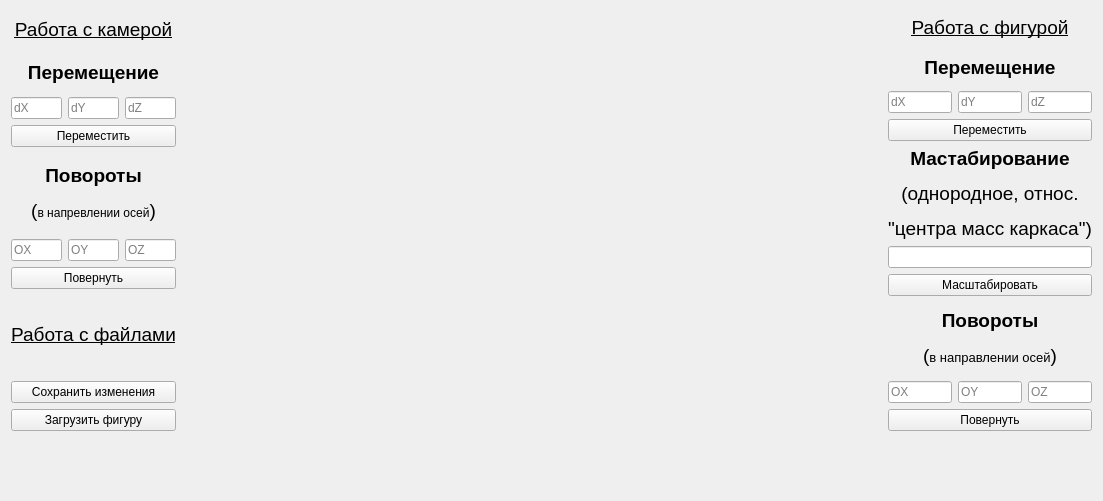
<?xml version="1.0" encoding="UTF-8"?>
<ui version="4.0">
 <class>MajorWindow</class>
 <widget class="QWidget" name="MajorWindow">
  <property name="geometry">
   <rect>
    <x>0</x>
    <y>0</y>
    <width>710</width>
    <height>501</height>
   </rect>
  </property>
  <property name="windowTitle">
   <string>Form</string>
  </property>
  <layout class="QHBoxLayout" name="horizontalLayout">
   <property name="bottomMargin">
    <number>70</number>
   </property>
   <item>
    <layout class="QVBoxLayout" name="verticalLayout_3">
     <item>
      <layout class="QGridLayout" name="gridLayout_4">
       <item row="0" column="0" colspan="3">
        <widget class="QLabel" name="lab_cam_work">
         <property name="sizePolicy">
          <sizepolicy hsizetype="MinimumExpanding" vsizetype="Preferred">
           <horstretch>0</horstretch>
           <verstretch>0</verstretch>
          </sizepolicy>
         </property>
         <property name="text">
          <string>&lt;html&gt;&lt;head/&gt;&lt;body&gt;&lt;p align=&quot;center&quot;&gt;&lt;span style=&quot; font-size:14pt; text-decoration: underline;&quot;&gt;Работа с камерой&lt;/span&gt;&lt;/p&gt;&lt;/body&gt;&lt;/html&gt;</string>
         </property>
        </widget>
       </item>
       <item row="2" column="0">
        <widget class="ColoredLed" name="led_dx_cam">
         <property name="sizePolicy">
          <sizepolicy hsizetype="MinimumExpanding" vsizetype="Fixed">
           <horstretch>0</horstretch>
           <verstretch>0</verstretch>
          </sizepolicy>
         </property>
         <property name="minimumSize">
          <size>
           <width>50</width>
           <height>0</height>
          </size>
         </property>
         <property name="placeholderText">
          <string>dX</string>
         </property>
        </widget>
       </item>
       <item row="2" column="2">
        <widget class="ColoredLed" name="led_dz_cam">
         <property name="sizePolicy">
          <sizepolicy hsizetype="MinimumExpanding" vsizetype="Fixed">
           <horstretch>0</horstretch>
           <verstretch>0</verstretch>
          </sizepolicy>
         </property>
         <property name="minimumSize">
          <size>
           <width>50</width>
           <height>0</height>
          </size>
         </property>
         <property name="placeholderText">
          <string>dZ</string>
         </property>
        </widget>
       </item>
       <item row="2" column="1">
        <widget class="ColoredLed" name="led_dy_cam">
         <property name="sizePolicy">
          <sizepolicy hsizetype="MinimumExpanding" vsizetype="Fixed">
           <horstretch>0</horstretch>
           <verstretch>0</verstretch>
          </sizepolicy>
         </property>
         <property name="minimumSize">
          <size>
           <width>50</width>
           <height>0</height>
          </size>
         </property>
         <property name="placeholderText">
          <string>dY</string>
         </property>
        </widget>
       </item>
       <item row="1" column="0" colspan="3">
        <widget class="QLabel" name="lab_mov_cam">
         <property name="sizePolicy">
          <sizepolicy hsizetype="MinimumExpanding" vsizetype="Preferred">
           <horstretch>0</horstretch>
           <verstretch>0</verstretch>
          </sizepolicy>
         </property>
         <property name="text">
          <string>&lt;html&gt;&lt;head/&gt;&lt;body&gt;&lt;p align=&quot;center&quot;&gt;&lt;span style=&quot; font-size:14pt; font-weight:600;&quot;&gt;Перемещение&lt;/span&gt;&lt;/p&gt;&lt;/body&gt;&lt;/html&gt;</string>
         </property>
        </widget>
       </item>
       <item row="3" column="0" colspan="3">
        <widget class="ActionButton" name="but_mov_cam">
         <property name="sizePolicy">
          <sizepolicy hsizetype="MinimumExpanding" vsizetype="Fixed">
           <horstretch>0</horstretch>
           <verstretch>0</verstretch>
          </sizepolicy>
         </property>
         <property name="text">
          <string>Переместить</string>
         </property>
        </widget>
       </item>
      </layout>
     </item>
     <item>
      <layout class="QGridLayout" name="gridLayout_5">
       <item row="2" column="0" colspan="3">
        <widget class="ActionButton" name="but_rot_cam">
         <property name="sizePolicy">
          <sizepolicy hsizetype="MinimumExpanding" vsizetype="Fixed">
           <horstretch>0</horstretch>
           <verstretch>0</verstretch>
          </sizepolicy>
         </property>
         <property name="text">
          <string>Повернуть</string>
         </property>
        </widget>
       </item>
       <item row="1" column="0">
        <widget class="ColoredLed" name="led_ox_cam">
         <property name="sizePolicy">
          <sizepolicy hsizetype="MinimumExpanding" vsizetype="Fixed">
           <horstretch>0</horstretch>
           <verstretch>0</verstretch>
          </sizepolicy>
         </property>
         <property name="minimumSize">
          <size>
           <width>50</width>
           <height>0</height>
          </size>
         </property>
         <property name="placeholderText">
          <string>OX</string>
         </property>
        </widget>
       </item>
       <item row="1" column="1">
        <widget class="ColoredLed" name="led_oy_cam">
         <property name="sizePolicy">
          <sizepolicy hsizetype="MinimumExpanding" vsizetype="Fixed">
           <horstretch>0</horstretch>
           <verstretch>0</verstretch>
          </sizepolicy>
         </property>
         <property name="minimumSize">
          <size>
           <width>50</width>
           <height>0</height>
          </size>
         </property>
         <property name="placeholderText">
          <string>OY</string>
         </property>
        </widget>
       </item>
       <item row="1" column="2">
        <widget class="ColoredLed" name="led_oz_cam">
         <property name="sizePolicy">
          <sizepolicy hsizetype="MinimumExpanding" vsizetype="Fixed">
           <horstretch>0</horstretch>
           <verstretch>0</verstretch>
          </sizepolicy>
         </property>
         <property name="minimumSize">
          <size>
           <width>50</width>
           <height>0</height>
          </size>
         </property>
         <property name="placeholderText">
          <string>OZ</string>
         </property>
        </widget>
       </item>
       <item row="0" column="0" colspan="3">
        <widget class="QLabel" name="lab_rot_cam">
         <property name="sizePolicy">
          <sizepolicy hsizetype="MinimumExpanding" vsizetype="Preferred">
           <horstretch>0</horstretch>
           <verstretch>0</verstretch>
          </sizepolicy>
         </property>
         <property name="text">
          <string>&lt;html&gt;&lt;head/&gt;&lt;body&gt;&lt;p align=&quot;center&quot;&gt;&lt;span style=&quot; font-size:14pt; font-weight:600;&quot;&gt;Повороты&lt;/span&gt;&lt;/p&gt;&lt;p align=&quot;center&quot;&gt;&lt;span style=&quot; font-size:14pt;&quot;&gt;(&lt;/span&gt;в напревлении осей&lt;span style=&quot; font-size:14pt;&quot;&gt;)&lt;/span&gt;&lt;/p&gt;&lt;/body&gt;&lt;/html&gt;</string>
         </property>
        </widget>
       </item>
      </layout>
     </item>
     <item>
      <layout class="QVBoxLayout" name="verticalLayout_2">
       <item>
        <widget class="QLabel" name="lab_fworks">
         <property name="sizePolicy">
          <sizepolicy hsizetype="MinimumExpanding" vsizetype="Preferred">
           <horstretch>0</horstretch>
           <verstretch>0</verstretch>
          </sizepolicy>
         </property>
         <property name="text">
          <string>&lt;html&gt;&lt;head/&gt;&lt;body&gt;&lt;p align=&quot;center&quot;&gt;&lt;span style=&quot; font-size:14pt; text-decoration: underline;&quot;&gt;Работа с файлами&lt;/span&gt;&lt;/p&gt;&lt;/body&gt;&lt;/html&gt;</string>
         </property>
        </widget>
       </item>
       <item>
        <widget class="ActionButton" name="but_save">
         <property name="sizePolicy">
          <sizepolicy hsizetype="MinimumExpanding" vsizetype="Fixed">
           <horstretch>0</horstretch>
           <verstretch>0</verstretch>
          </sizepolicy>
         </property>
         <property name="text">
          <string>Сохранить изменения</string>
         </property>
        </widget>
       </item>
       <item>
        <widget class="ActionButton" name="but_load">
         <property name="sizePolicy">
          <sizepolicy hsizetype="MinimumExpanding" vsizetype="Fixed">
           <horstretch>0</horstretch>
           <verstretch>0</verstretch>
          </sizepolicy>
         </property>
         <property name="text">
          <string>Загрузить фигуру</string>
         </property>
        </widget>
       </item>
      </layout>
     </item>
    </layout>
   </item>
   <item>
    <widget class="LineCanvas" name="widget" native="true">
     <property name="sizePolicy">
      <sizepolicy hsizetype="MinimumExpanding" vsizetype="Preferred">
       <horstretch>0</horstretch>
       <verstretch>0</verstretch>
      </sizepolicy>
     </property>
     <property name="minimumSize">
      <size>
       <width>700</width>
       <height>300</height>
      </size>
     </property>
    </widget>
   </item>
   <item>
    <layout class="QVBoxLayout" name="verticalLayout">
     <item>
      <layout class="QGridLayout" name="gridLayout">
       <item row="0" column="0" colspan="3">
        <widget class="QLabel" name="lab_fig_work">
         <property name="sizePolicy">
          <sizepolicy hsizetype="MinimumExpanding" vsizetype="Preferred">
           <horstretch>0</horstretch>
           <verstretch>0</verstretch>
          </sizepolicy>
         </property>
         <property name="text">
          <string>&lt;html&gt;&lt;head/&gt;&lt;body&gt;&lt;p align=&quot;center&quot;&gt;&lt;span style=&quot; font-size:14pt; text-decoration: underline;&quot;&gt;Работа с фигурой&lt;/span&gt;&lt;/p&gt;&lt;/body&gt;&lt;/html&gt;</string>
         </property>
        </widget>
       </item>
       <item row="1" column="0" colspan="3">
        <widget class="QLabel" name="lab_mov">
         <property name="sizePolicy">
          <sizepolicy hsizetype="MinimumExpanding" vsizetype="Preferred">
           <horstretch>0</horstretch>
           <verstretch>0</verstretch>
          </sizepolicy>
         </property>
         <property name="text">
          <string>&lt;html&gt;&lt;head/&gt;&lt;body&gt;&lt;p align=&quot;center&quot;&gt;&lt;span style=&quot; font-size:14pt; font-weight:600;&quot;&gt;Перемещение&lt;/span&gt;&lt;/p&gt;&lt;/body&gt;&lt;/html&gt;</string>
         </property>
        </widget>
       </item>
       <item row="2" column="0">
        <widget class="ColoredLed" name="led_dx">
         <property name="sizePolicy">
          <sizepolicy hsizetype="MinimumExpanding" vsizetype="Fixed">
           <horstretch>0</horstretch>
           <verstretch>0</verstretch>
          </sizepolicy>
         </property>
         <property name="minimumSize">
          <size>
           <width>50</width>
           <height>0</height>
          </size>
         </property>
         <property name="placeholderText">
          <string>dX</string>
         </property>
        </widget>
       </item>
       <item row="2" column="1">
        <widget class="ColoredLed" name="led_dy">
         <property name="sizePolicy">
          <sizepolicy hsizetype="MinimumExpanding" vsizetype="Fixed">
           <horstretch>0</horstretch>
           <verstretch>0</verstretch>
          </sizepolicy>
         </property>
         <property name="minimumSize">
          <size>
           <width>50</width>
           <height>0</height>
          </size>
         </property>
         <property name="placeholderText">
          <string>dY</string>
         </property>
        </widget>
       </item>
       <item row="2" column="2">
        <widget class="ColoredLed" name="led_dz">
         <property name="sizePolicy">
          <sizepolicy hsizetype="MinimumExpanding" vsizetype="Fixed">
           <horstretch>0</horstretch>
           <verstretch>0</verstretch>
          </sizepolicy>
         </property>
         <property name="minimumSize">
          <size>
           <width>50</width>
           <height>0</height>
          </size>
         </property>
         <property name="placeholderText">
          <string>dZ</string>
         </property>
        </widget>
       </item>
       <item row="3" column="0" colspan="3">
        <widget class="ActionButton" name="but_mov">
         <property name="sizePolicy">
          <sizepolicy hsizetype="MinimumExpanding" vsizetype="Fixed">
           <horstretch>0</horstretch>
           <verstretch>0</verstretch>
          </sizepolicy>
         </property>
         <property name="text">
          <string>Переместить</string>
         </property>
        </widget>
       </item>
      </layout>
     </item>
     <item>
      <layout class="QGridLayout" name="gridLayout_2">
       <item row="2" column="0">
        <widget class="ColoredLed" name="led_scl">
         <property name="sizePolicy">
          <sizepolicy hsizetype="MinimumExpanding" vsizetype="Fixed">
           <horstretch>0</horstretch>
           <verstretch>0</verstretch>
          </sizepolicy>
         </property>
         <property name="minimumSize">
          <size>
           <width>100</width>
           <height>0</height>
          </size>
         </property>
        </widget>
       </item>
       <item row="0" column="0">
        <widget class="QLabel" name="lab_scl">
         <property name="sizePolicy">
          <sizepolicy hsizetype="MinimumExpanding" vsizetype="Preferred">
           <horstretch>0</horstretch>
           <verstretch>0</verstretch>
          </sizepolicy>
         </property>
         <property name="text">
          <string>&lt;html&gt;&lt;head/&gt;&lt;body&gt;&lt;p align=&quot;center&quot;&gt;&lt;span style=&quot; font-size:14pt; font-weight:600;&quot;&gt;Мастабирование&lt;/span&gt;&lt;/p&gt;&lt;p align=&quot;center&quot;&gt;&lt;span style=&quot; font-size:14pt;&quot;&gt;(однородное, относ.&lt;/span&gt;&lt;/p&gt;&lt;p align=&quot;center&quot;&gt;&lt;span style=&quot; font-size:14pt;&quot;&gt;&amp;quot;центра масс каркаса&amp;quot;)&lt;/span&gt;&lt;/p&gt;&lt;/body&gt;&lt;/html&gt;</string>
         </property>
        </widget>
       </item>
       <item row="3" column="0">
        <widget class="ActionButton" name="but_scl">
         <property name="sizePolicy">
          <sizepolicy hsizetype="MinimumExpanding" vsizetype="Fixed">
           <horstretch>0</horstretch>
           <verstretch>0</verstretch>
          </sizepolicy>
         </property>
         <property name="text">
          <string>Масштабировать</string>
         </property>
        </widget>
       </item>
      </layout>
     </item>
     <item>
      <layout class="QGridLayout" name="gridLayout_3">
       <item row="1" column="1">
        <widget class="ColoredLed" name="led_oy">
         <property name="sizePolicy">
          <sizepolicy hsizetype="MinimumExpanding" vsizetype="Fixed">
           <horstretch>0</horstretch>
           <verstretch>0</verstretch>
          </sizepolicy>
         </property>
         <property name="minimumSize">
          <size>
           <width>50</width>
           <height>0</height>
          </size>
         </property>
         <property name="placeholderText">
          <string>OY</string>
         </property>
        </widget>
       </item>
       <item row="1" column="0">
        <widget class="ColoredLed" name="led_ox">
         <property name="sizePolicy">
          <sizepolicy hsizetype="MinimumExpanding" vsizetype="Fixed">
           <horstretch>0</horstretch>
           <verstretch>0</verstretch>
          </sizepolicy>
         </property>
         <property name="minimumSize">
          <size>
           <width>50</width>
           <height>0</height>
          </size>
         </property>
         <property name="placeholderText">
          <string>OX</string>
         </property>
        </widget>
       </item>
       <item row="0" column="0" colspan="3">
        <widget class="QLabel" name="lab_rot">
         <property name="sizePolicy">
          <sizepolicy hsizetype="MinimumExpanding" vsizetype="Preferred">
           <horstretch>0</horstretch>
           <verstretch>0</verstretch>
          </sizepolicy>
         </property>
         <property name="text">
          <string>&lt;html&gt;&lt;head/&gt;&lt;body&gt;&lt;p align=&quot;center&quot;&gt;&lt;span style=&quot; font-size:14pt; font-weight:600;&quot;&gt;Повороты&lt;/span&gt;&lt;/p&gt;&lt;p align=&quot;center&quot;&gt;&lt;span style=&quot; font-size:14pt;&quot;&gt;(&lt;/span&gt;&lt;span style=&quot; font-size:10pt;&quot;&gt;в направлении осей&lt;/span&gt;&lt;span style=&quot; font-size:14pt;&quot;&gt;)&lt;/span&gt;&lt;/p&gt;&lt;/body&gt;&lt;/html&gt;</string>
         </property>
        </widget>
       </item>
       <item row="1" column="2">
        <widget class="ColoredLed" name="led_oz">
         <property name="sizePolicy">
          <sizepolicy hsizetype="MinimumExpanding" vsizetype="Fixed">
           <horstretch>0</horstretch>
           <verstretch>0</verstretch>
          </sizepolicy>
         </property>
         <property name="minimumSize">
          <size>
           <width>50</width>
           <height>0</height>
          </size>
         </property>
         <property name="placeholderText">
          <string>OZ</string>
         </property>
        </widget>
       </item>
       <item row="2" column="0" colspan="3">
        <widget class="ActionButton" name="but_rot">
         <property name="sizePolicy">
          <sizepolicy hsizetype="MinimumExpanding" vsizetype="Fixed">
           <horstretch>0</horstretch>
           <verstretch>0</verstretch>
          </sizepolicy>
         </property>
         <property name="text">
          <string>Повернуть</string>
         </property>
        </widget>
       </item>
      </layout>
     </item>
    </layout>
   </item>
  </layout>
 </widget>
 <customwidgets>
  <customwidget>
   <class>LineCanvas</class>
   <extends>QWidget</extends>
   <header>ui/linecanvas.h</header>
   <container>1</container>
  </customwidget>
  <customwidget>
   <class>ActionButton</class>
   <extends>QPushButton</extends>
   <header>ui/actionbutton.h</header>
  </customwidget>
  <customwidget>
   <class>ColoredLed</class>
   <extends>QLineEdit</extends>
   <header>ui/coloredled.h</header>
  </customwidget>
 </customwidgets>
 <tabstops>
  <tabstop>led_dx</tabstop>
  <tabstop>led_dy</tabstop>
  <tabstop>led_dz</tabstop>
  <tabstop>but_mov</tabstop>
  <tabstop>led_scl</tabstop>
  <tabstop>led_ox</tabstop>
  <tabstop>led_oy</tabstop>
  <tabstop>led_oz</tabstop>
  <tabstop>led_dx_cam</tabstop>
  <tabstop>led_dy_cam</tabstop>
  <tabstop>led_dz_cam</tabstop>
  <tabstop>but_mov_cam</tabstop>
  <tabstop>led_ox_cam</tabstop>
  <tabstop>led_oy_cam</tabstop>
  <tabstop>led_oz_cam</tabstop>
  <tabstop>but_rot_cam</tabstop>
  <tabstop>but_save</tabstop>
  <tabstop>but_load</tabstop>
 </tabstops>
 <resources/>
 <connections/>
</ui>
